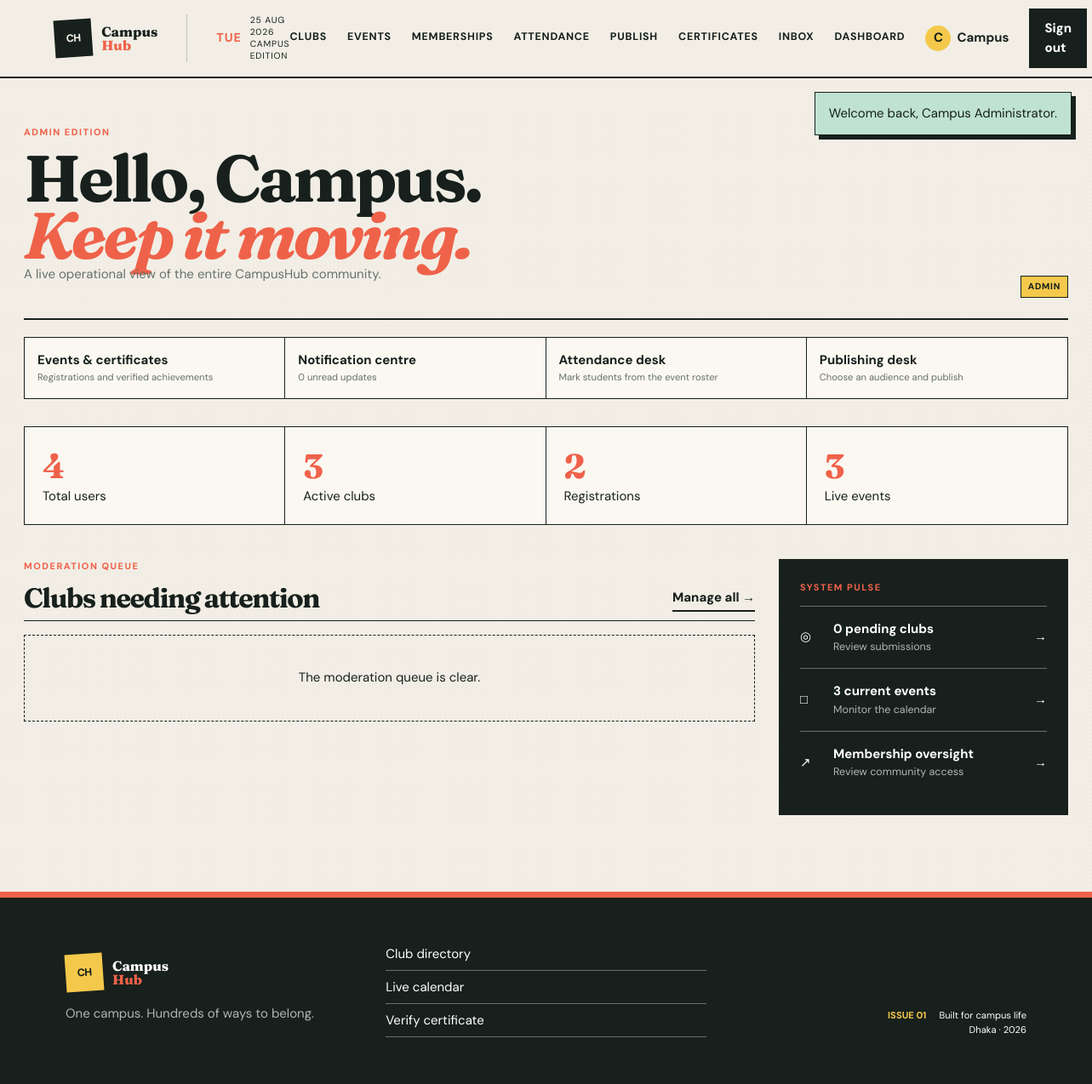
Page /dashboard.php (signed in) on the earlier database version.
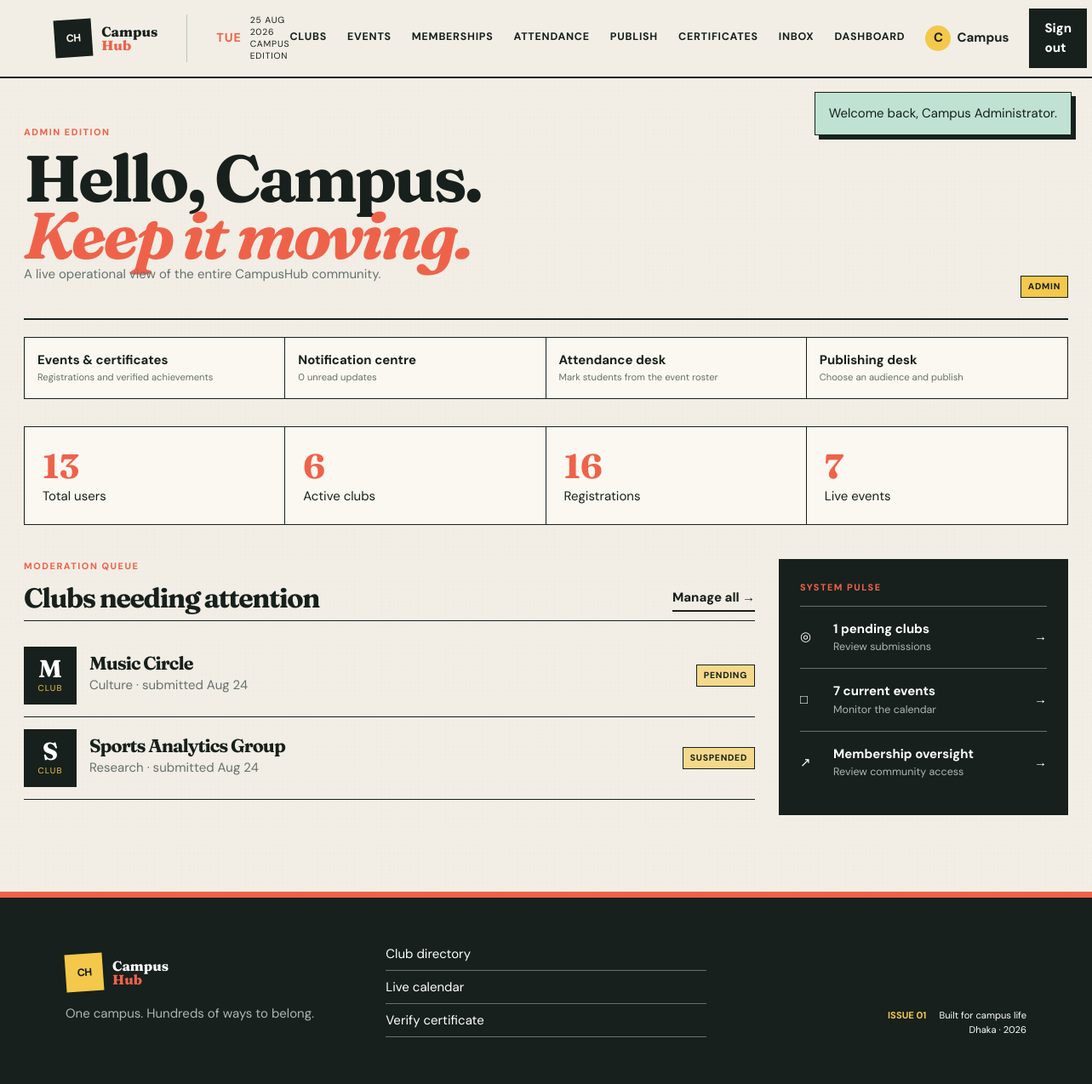
Same page on the later database version.
### tables this page shows
CREATE TABLE clubs (
  club_id BIGINT UNSIGNED AUTO_INCREMENT PRIMARY KEY,
  club_name VARCHAR(140) NOT NULL UNIQUE,
  description TEXT NOT NULL,
  category VARCHAR(80) NOT NULL,
  logo VARCHAR(255) NULL,
  contact_information VARCHAR(190) NULL,
  status ENUM('Pending','Active','Suspended') NOT NULL DEFAULT 'Pending',
  created_at TIMESTAMP NOT NULL DEFAULT CURRENT_TIMESTAMP,
  INDEX idx_club_category_status (category, status)
);

### includes/functions.php (called while the page is built, shortened)
<?php
function e(?string $value): string
{
    return htmlspecialchars($value ?? '', ENT_QUOTES, 'UTF-8');
}
function user(): ?array
{
    return $_SESSION['user'] ?? null;
}
function is_admin(): bool
{
    return (user()['role'] ?? '') === 'Admin';
}
function pull_flashes(): array
{
    $messages = $_SESSION['flash'] ?? [];
    return $messages;
}
function executive_roles(): array
{
    return ['Executive', 'President', 'Vice President', 'Secretary', 'Treasurer'];
}

### config/database.php (called while the page is built, shortened)
<?php
function db(): PDO
{
    static $pdo = null;
    if ($pdo instanceof PDO) {
        return $pdo;
    }
    $dsn = sprintf('mysql:host=%s;port=%s;dbname=%s;charset=utf8mb4', DB_HOST, DB_PORT, DB_NAME);
    try {
        $pdo = new PDO($dsn, DB_USER, DB_PASS, [
            PDO::ATTR_ERRMODE => PDO::ERRMODE_EXCEPTION,
            PDO::ATTR_DEFAULT_FETCH_MODE => PDO::FETCH_ASSOC,
            PDO::ATTR_EMULATE_PREPARES => false,
        ]);
    } catch (PDOException $exception) {
        http_response_code(500);
        exit('Database connection failed. Import database/schema.sql and database/seed.sql in phpMyAdmin, then check config/database.php.');
    }
    return $pdo;
}

### dashboard.php (the view, shortened to what the changed rows need)
<?php
$uid=(int)user()['user_id'];$admin=is_admin();
$marks=implode(',',array_fill(0,count(executive_roles()),'?'));
$stmt=db()->prepare("SELECT c.club_id,c.club_name,cm.member_role FROM club_membership cm JOIN clubs c ON c.club_id=cm.club_id WHERE cm.student_user_id=? AND cm.approval_status='Approved' AND cm.membership_status='Active' AND cm.member_role IN ($marks)");$stmt->execute(array_merge([$uid],executive_roles()));$managed=$stmt->fetchAll();$executive=!empty($managed);
$stats=['clubs'=>(int)db()->query("SELECT COUNT(*) FROM clubs WHERE status='Active'")->fetchColumn(),'events'=>(int)db()->query("SELECT COUNT(*) FROM events WHERE status IN ('Upcoming','Ongoing')")->fetchColumn(),'memberships'=>0,'managed'=>count($managed)];
$stmt=db()->prepare("SELECT COUNT(*) FROM club_membership WHERE student_user_id=? AND approval_status='Approved' AND membership_status='Active'");$stmt->execute([$uid]);$stats['memberships']=(int)$stmt->fetchColumn();
$adminStats=[];$approvalQueue=[];
if($admin){$adminStats=['users'=>(int)db()->query('SELECT COUNT(*) FROM users')->fetchColumn(),'pending_clubs'=>(int)db()->query("SELECT COUNT(*) FROM clubs WHERE status='Pending'")->fetchColumn(),'registrations'=>(int)db()->query("SELECT COUNT(*) FROM event_registration WHERE registration_status='Registered'")->fetchColumn(),'feedback'=>(int)db()->query('SELECT COUNT(*) FROM feedback')->fetchColumn()];$approvalQueue=db()->query("SELECT club_name,category,created_at,status FROM clubs WHERE status!='Active' ORDER BY created_at DESC LIMIT 5")->fetchAll();}
$pageTitle='Dashboard';require __DIR__.'/includes/header.php';
?>
<section class="page-shell"><div class="page-head"><div><h2>Hello, <?=e(explode(' ',user()['full_name'])[0])?>.<br><span class="accent-script"><?=$admin?'Keep it moving.':($executive?'Lead the room.':'What’s next?')?></span></h2></div></div>
<nav class="dashboard-actions" aria-label="Dashboard shortcuts"></nav>
<?php if($admin):?>
<div class="stat-grid"><div class="stat"><strong><?=$adminStats['users']?></strong><span>Total users</span></div><div class="stat"><strong><?=$stats['clubs']?></strong><span>Active clubs</span></div><div class="stat"><strong><?=$adminStats['registrations']?></strong><span>Registrations</span></div><div class="stat"><strong><?=$stats['events']?></strong><span>Live events</span></div></div>
<div class="dashboard-layout"><section><div class="section-head"><div><span class="eyebrow">MODERATION QUEUE</span><h3>Clubs needing attention</h3></div><a class="text-link" href="clubs.php">Manage all →</a></div><div class="agenda"><?php foreach($approvalQueue as $club):?><article><div class="event-date-block"><strong><?=e(strtoupper(substr($club['club_name'],0,1)))?></strong><span>CLUB</span></div><div><h3><?=e($club['club_name'])?></h3><p><?=e($club['category'])?> · submitted <?=e(date('M j',strtotime($club['created_at'])))?></p></div><span class="badge badge-warn"><?=e($club['status'])?></span></article><?php endforeach;?><?php if(!$approvalQueue):?><div class="empty">The moderation queue is clear.</div><?php endif;?></div></section><aside class="quick-panel"><span class="eyebrow">SYSTEM PULSE</span><a href="clubs.php"><span>◎</span><div><strong><?=$adminStats['pending_clubs']?> pending clubs</strong><small>Review submissions</small></div>→</a><a href="events.php"><span>□</span><div><strong><?=$stats['events']?> current events</strong><small>Monitor the calendar</small></div>→</a><a href="memberships.php"><span>↗</span><div><strong>Membership oversight</strong><small>Review community access</small></div>→</a></aside></div>
<?php endif;?></section>
<?php require __DIR__.'/includes/footer.php';?>

### includes/header.php (shortened to what the changed rows need)
<!doctype html>
<html lang="en">
<head>
    <link rel="stylesheet" href="assets/style.css">
    <link rel="stylesheet" href="assets/expansion.css">
</head>
<body>
<main>
<?php foreach (pull_flashes() as $message): ?>
    <div class="flash flash-<?= e($message['type']) ?>" role="status"><?= e($message['message']) ?></div>
<?php endforeach; ?>

Differences in the rows shown:
added clubs: club_name "M", club_name "Music Circle", category "Culture", created_at "Aug 24", status "PENDING"
added clubs: club_name "S", club_name "Sports Analytics Group", category "Research", created_at "Aug 24", status "SUSPENDED"
Other differences:
$adminStats['users']: "4" → "13"
$stats['clubs']: "3" → "6"
$adminStats['registrations']: "2" → "16"
$stats['events']: "3" → "7"
$adminStats['pending_clubs']: "0" → "1"
text no longer shown: "The moderation queue is clear."
